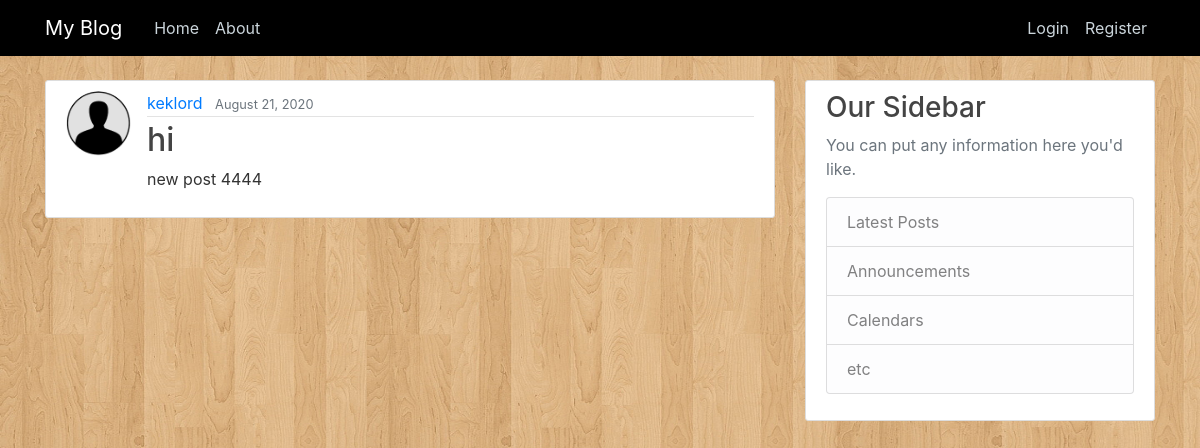
Screenshot of /post/28/ with the database file from the repository.
### blog/models.py (models this page shows, shortened)
class Post(models.Model):
    title = models.CharField(max_length=100)
    content = models.TextField()
    date_posted = models.DateTimeField(default=timezone.now)
    author = models.ForeignKey(User, on_delete=models.CASCADE)

### users/models.py (models this page shows, shortened)
class Profile(models.Model):
    user = models.OneToOneField(User, on_delete=models.CASCADE)
    image = models.ImageField(default='default.jpg', upload_to='profile_pics')

### blog/views.py (the view)
# urls.py: path('post/<int:pk>/', PostDetailView.as_view(), name="post-detail"),
class PostDetailView(DetailView):
    model = Post

### blog/templates/blog/post_detail.html (shortened to what this page needs)
{% extends "blog/base.html" %}
{% block content %}
<article class="media content-section">
  <img class="rounded-circle article-img" src="{{ object.author.profile.image.url }}">
  <div class="media-body">
    <div class="article-metadata">
      <a class="mr-2" href="{% url 'user-posts' object.author.username %}">{{ object.author }}</a>
      <small class="text-muted">{{ object.date_posted|date:"F d, Y" }}</small>
    </div>
    <h2 class="article-title">{{ object.title }}</h2>
    <p class="article-content">{{ object.content }}</p>
  </div>
</article>
{% endblock content %}

### blog/static/blog/main.css (style rules this page uses)
body { background: #fafafa; color: #333333; margin-top: 5rem; background: url('/static/images/wood.jpg'); background-repeat: round; }
h1, h2, h3, h4, h5, h6 { color: #444444; }
.content-section { background: #ffffff; padding: 10px 20px; border: 1px solid #dddddd; border-radius: 3px; margin-bottom: 20px; }
.article-title { color: #444444; }
.article-content { white-space: pre-line; }
.article-img { height: 65px; width: 65px; margin-right: 16px; }
.article-metadata { padding-bottom: 1px; margin-bottom: 4px; border-bottom: 1px solid #e3e3e3 }

### rows the page displays
Post: author.profile.image (placeholder picture), author "keklord", date_posted "August 21, 2020", title "hi", content "new post 4444"
